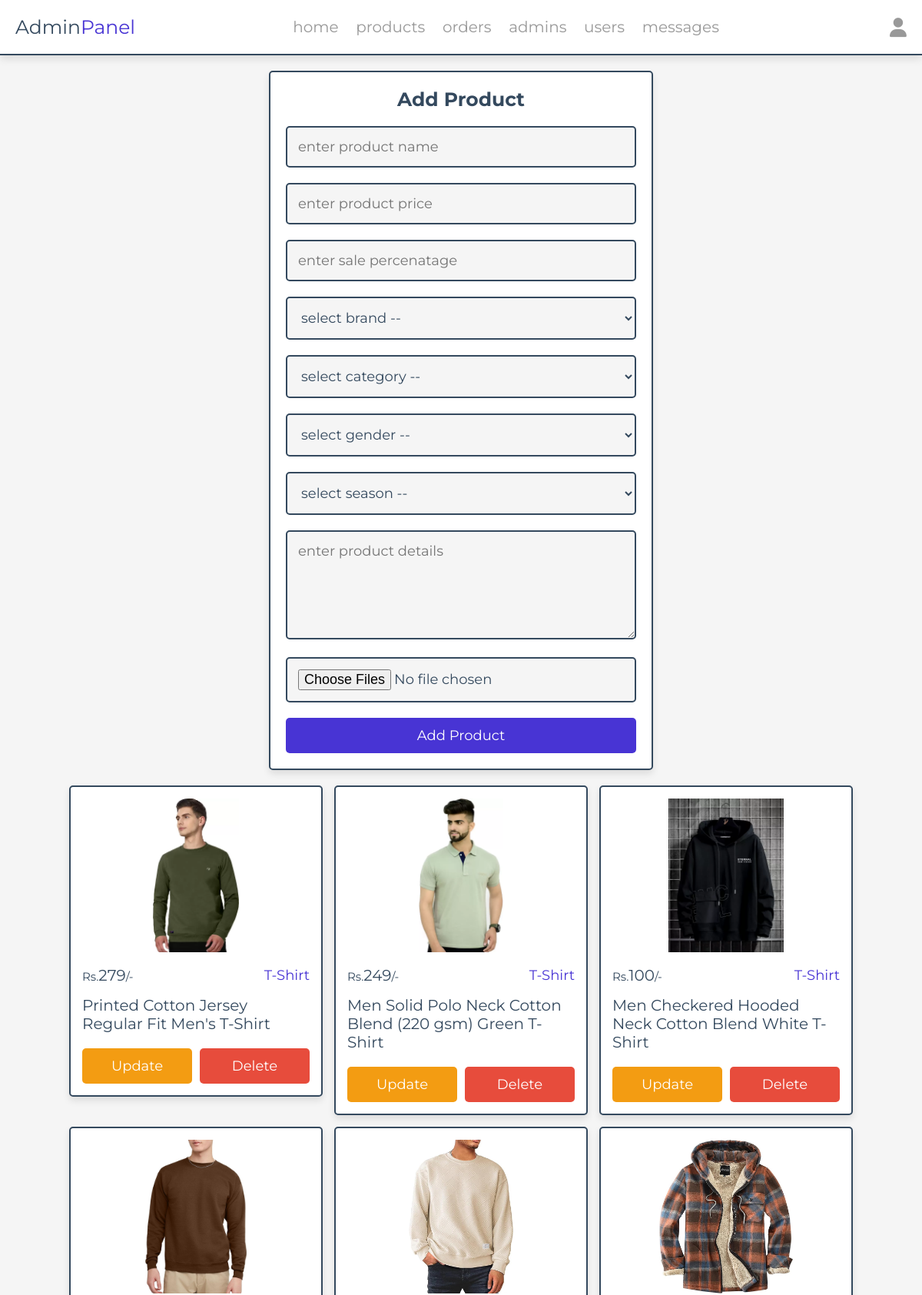
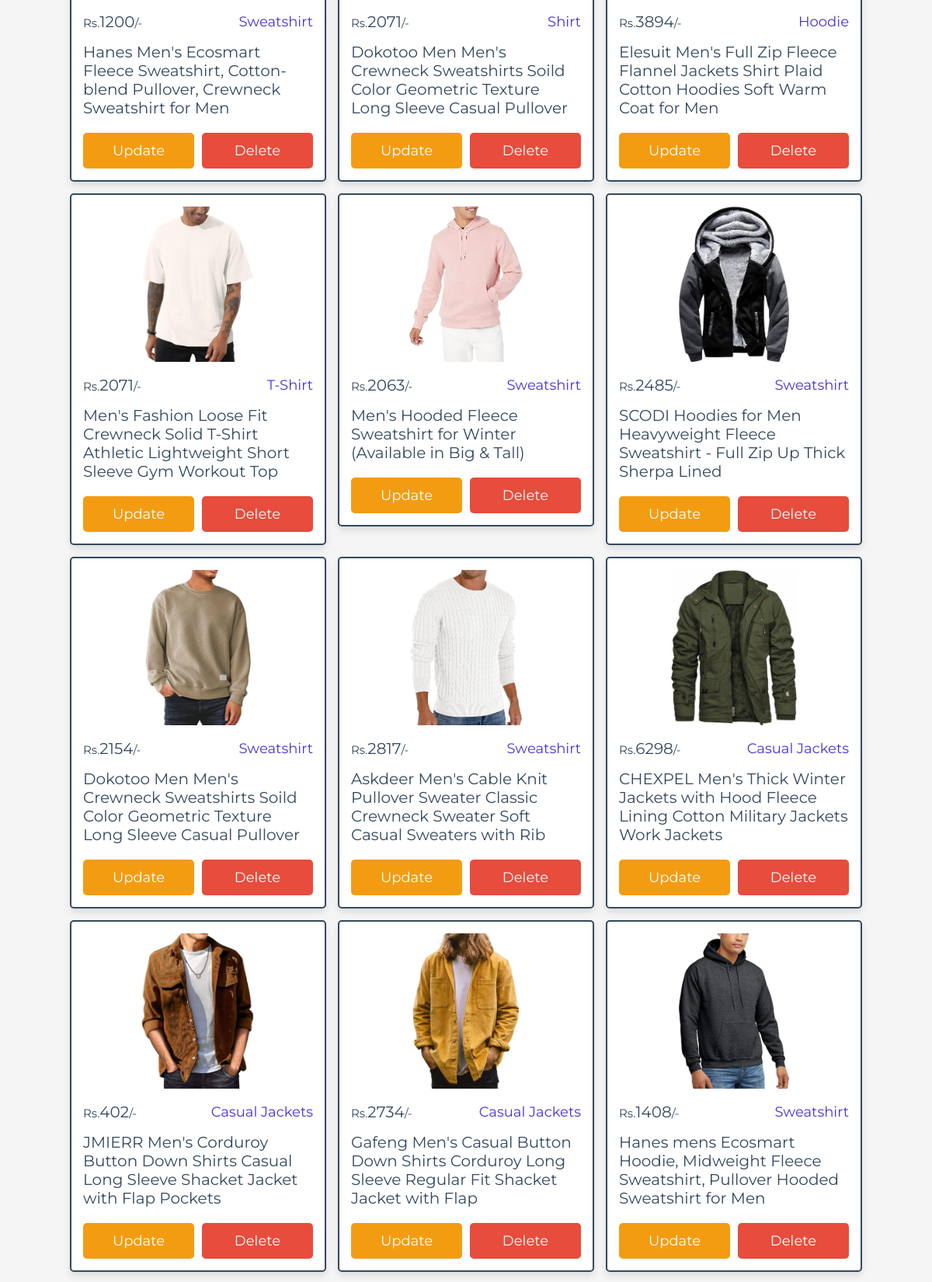
Screenshot of /admin/products.php (signed in, upper part) with the database file from the repository (2 pictures, top to bottom).
### tables this page shows
CREATE TABLE `products` (
  `id` int(100) NOT NULL,
  `name` varchar(100) NOT NULL,
  `brand` varchar(100) NOT NULL,
  `category` varchar(100) NOT NULL,
  `gender` varchar(50) NOT NULL,
  `season` varchar(50) NOT NULL,
  `product_detail` varchar(500) NOT NULL,
  `price` int(10) NOT NULL,
  `sale_percentage` int(11) NOT NULL,
  `image` varchar(100) NOT NULL
);

### admin/products.php (the view, shortened to what this page needs)
<?php
include '../component/connect.php';
?>
<!DOCTYPE html>
<html lang="en">
<head>
   <link rel="stylesheet" href="https://cdnjs.cloudflare.com/ajax/libs/font-awesome/6.1.1/css/all.min.css">
   <link rel="stylesheet" href="../css/admin_style.css">
</head>
<body>
<?php include '../component/admin_header.php' ?>
<section class="add-products">
   <form action="" method="POST" enctype="multipart/form-data">
      <h3>add product</h3>
      <input type="text" required placeholder="enter product name" name="name" maxlength="100" class="box">
      <input type="number" min="0" max="9999999999" required placeholder="enter product price" name="price" onkeypress="if(this.value.length == 10) return false;" class="box">
      <input type="number" required placeholder="enter sale percenatage" name="sale_percentage"  class="box">
      <select name="brand" class="box" required>
         <option value="" disabled selected>select brand --</option>
      </select>
      <select name="category" class="box" required>
         <option value="" disabled selected>select category --</option>
      </select>
      <select name="gender" class="box" required>
         <option value="" disabled selected>select gender --</option>
      </select>
      <select name="season" class="box" required>
         <option value="" disabled selected>select season --</option>
      </select>
      <textarea id="textarea" name="product_detail" rows="5" cols="55" placeholder="enter product details" class="box"></textarea>
      <input type="file" name="image[]" multiple class="box" accept="image/jpg, image/jpeg, image/png, image/webp" required>
      <input type="submit" value="add product" name="add_product" class="btn">
   </form>
</section>
<section class="show-products" style="padding-top: 0;">
   <div class="box-container">
   <?php
      $show_products = $conn->prepare("SELECT * FROM `products`");
      $show_products->execute();
      if($show_products->rowCount() > 0){
         while($fetch_products = $show_products->fetch(PDO::FETCH_ASSOC)){
   ?>
   <div class="box">
      <img src="../uploaded_img/<?= $fetch_products['image']; ?>" alt="">
      <div class="flex">
         <div class="price"><span>Rs.</span><?= $fetch_products['price']; ?><span>/-</span></div>
         <div class="category"><?= $fetch_products['category']; ?></div>
      </div>
      <div class="name"><?= $fetch_products['name']; ?></div>
      <div class="flex-btn">
         <a href="update_product.php?update=<?= $fetch_products['id']; ?>" class="option-btn">update</a>
         <a href="products.php?delete=<?= $fetch_products['id']; ?>" class="delete-btn" onclick="return confirm('delete this product?');">delete</a>
      </div>
   </div>
   <?php
         }
      }else{
         echo '<p class="empty">no products added yet!</p>';
      }
   ?>
   </div>
</section>
</body>
</html>

### css/admin_style.css (style rules this page uses)
:root { --main-color:#4834d4; --red:#e74c3c; --orange:#f39c12; --black:#34495e; --white:#fff; --light-bg:#f5f5f5; --light-color:#999; --border:.2rem solid var(--black); --box-shadow:0 .5rem 1rem rgba(0,0,0,.1); }
* { font-family: 'Montserrat', sans-serif; margin:0; padding:0; box-sizing: border-box; text-decoration: none; outline: none; border:none; }
html { font-size: 62.5%; overflow-x: hidden; }
body { background-color: var(--light-bg); }
section { max-width: 1200px; margin:0 auto; padding:2rem; }
.btn, .delete-btn, .option-btn { display: block; margin-top: 1rem; border-radius: .5rem; cursor: pointer; width: 100%; font-size: 1.8rem; color:var(--white); padding:1.2rem 3rem; text-transform: capitalize; text-align: center; }
.btn { background-color: var(--main-color); }
.delete-btn { background-color: var(--red); }
.option-btn { background-color: var(--orange); }
.flex-btn { display: flex; gap:1rem; }
.add-products form { margin:0 auto; max-width: 50rem; background-color: var(--white); border-radius: .5rem; box-shadow: var(--box-shadow); border:var(--border); padding:2rem; text-align: center; }
.add-products form h3 { margin-bottom: 1rem; font-size: 2.5rem; color:var(--black); text-transform: capitalize; }
.add-products form .box { background-color: var(--light-bg); border:var(--border); width: 100%; padding:1.4rem; font-size: 1.8rem; color:var(--black); border-radius: .5rem; margin: 1rem 0; }
.show-products .box-container { display: grid; grid-template-columns: repeat(auto-fit, 33rem); gap:1.5rem; justify-content: center; align-items: flex-start; }
.show-products .box-container .box { background-color: var(--white); border-radius: .5rem; box-shadow: var(--box-shadow); border:var(--border); padding:1.5rem; }
.show-products .box-container .box img { width: 100%; height: 20rem; object-fit: contain; margin-bottom: 1rem; }
.show-products .box-container .box .name { font-size: 2rem; color:var(--black); padding:1rem 0; }
.show-products .box-container .box .flex { display: flex; align-items: center; gap:1rem; justify-content: space-between; }
.show-products .box-container .box .flex .category { font-size: 1.8rem; color:var(--main-color); }
.show-products .box-container .box .flex .price { font-size: 2rem; color:var(--black); margin:.5rem 0; }
.show-products .box-container .box .flex .price span { font-size: 1.5rem; }

### rows the page displays
products: image (picture), price "279", category "T-Shirt", name "Printed Cotton Jersey Regular Fit Men's T-Shirt"
products: image (picture), price "249", category "T-Shirt", name "Men Solid Polo Neck Cotton Blend (220 gsm) Green T-Shirt"
products: image (picture), price "100", category "T-Shirt", name "Men Checkered Hooded Neck Cotton Blend White T-Shirt"
products: image (picture), price "1200", category "Sweatshirt", name "Hanes Men's Ecosmart Fleece Sweatshirt, Cotton-blend Pullover, Crewneck Sweatshirt for Men"
products: image (picture), price "2071", category "Shirt", name "Dokotoo Men Men's Crewneck Sweatshirts Soild Color Geometric Texture Long Sleeve Casual Pullover"
products: image (picture), price "3894", category "Hoodie", name "Elesuit Men's Full Zip Fleece Flannel Jackets Shirt Plaid Cotton Hoodies Soft Warm Coat for Men"
products: image (picture), price "2071", category "T-Shirt", name "Men's Fashion Loose Fit Crewneck Solid T-Shirt Athletic Lightweight Short Sleeve Gym Workout Top"
products: image (picture), price "2063", category "Sweatshirt", name "Men's Hooded Fleece Sweatshirt for Winter (Available in Big & Tall)"
products: image (picture), price "2485", category "Sweatshirt", name "SCODI Hoodies for Men Heavyweight Fleece Sweatshirt - Full Zip Up Thick Sherpa Lined"
products: image (picture), price "2154", category "Sweatshirt", name "Dokotoo Men Men's Crewneck Sweatshirts Soild Color Geometric Texture Long Sleeve Casual Pullover"
products: image (picture), price "2817", category "Sweatshirt", name "Askdeer Men's Cable Knit Pullover Sweater Classic Crewneck Sweater Soft Casual Sweaters with Rib"
products: image (picture), price "6298", category "Casual Jackets", name "CHEXPEL Men's Thick Winter Jackets with Hood Fleece Lining Cotton Military Jackets Work Jackets"
products: image (picture), price "402", category "Casual Jackets", name "JMIERR Men's Corduroy Button Down Shirts Casual Long Sleeve Shacket Jacket with Flap Pockets"
products: image (picture), price "2734", category "Casual Jackets", name "Gafeng Men's Casual Button Down Shirts Corduroy Long Sleeve Regular Fit Shacket Jacket with Flap"
products: image (picture), price "1408", category "Sweatshirt", name "Hanes mens Ecosmart Hoodie, Midweight Fleece Sweatshirt, Pullover Hooded Sweatshirt for Men"
